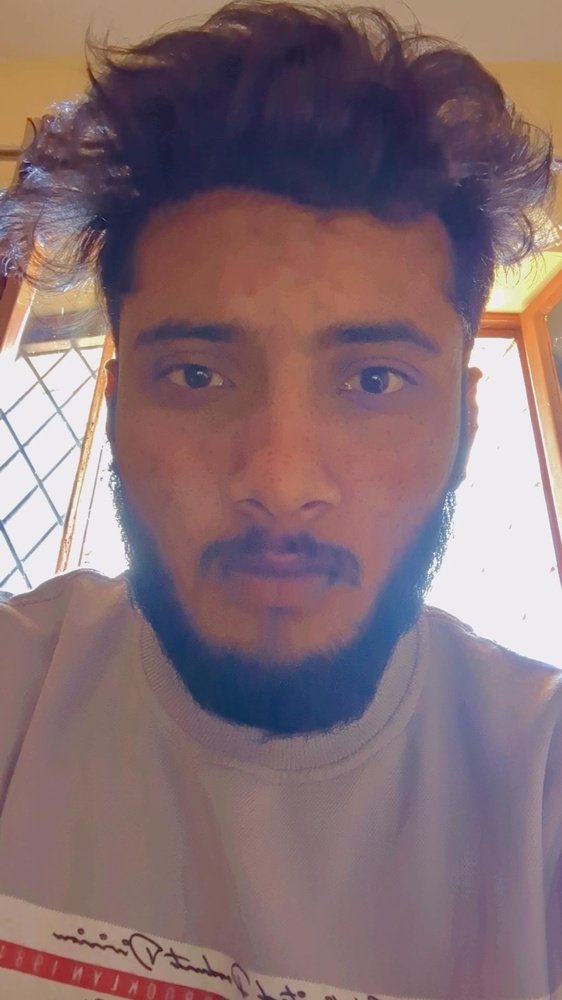
#> input picture image.jpg, 562 x 1000 px, shrunk from 1080 x 1920 before the run, found by its file name; the run also reads 2 pictures not shown here
$ jupyter execute robert.ipynb
#> lines starting #> are read from the running program, lines starting #| are printed output that depends on the picture
[cell 1]
import sys
import numpy as np
from scipy import ndimage
import matplotlib.pyplot as plt
from skimage import io

plt.rcParams['figure.figsize'] = [15, 10]

[cell 2]
roberts_cross_v = np.array( [[ 0, 0, 0 ],
                             [ 0, 1, 0 ],
                             [ 0, 0,-1 ]] )

roberts_cross_h = np.array( [[ 0, 0, 0 ],
                             [ 0, 0, 1 ],
                             [ 0,-1, 0 ]] )

[cell 3]
img = io.imread('F:\VS Code\Image Processing\image.jpg')
#> img is the input picture: shape (1000, 562, 3); mean R, G, B 133.9, 110.5, 115.6
img1 = img.astype('float64')
gray_img = np.dot(img1[...,:3], [0.2989, 0.5870, 0.1140])
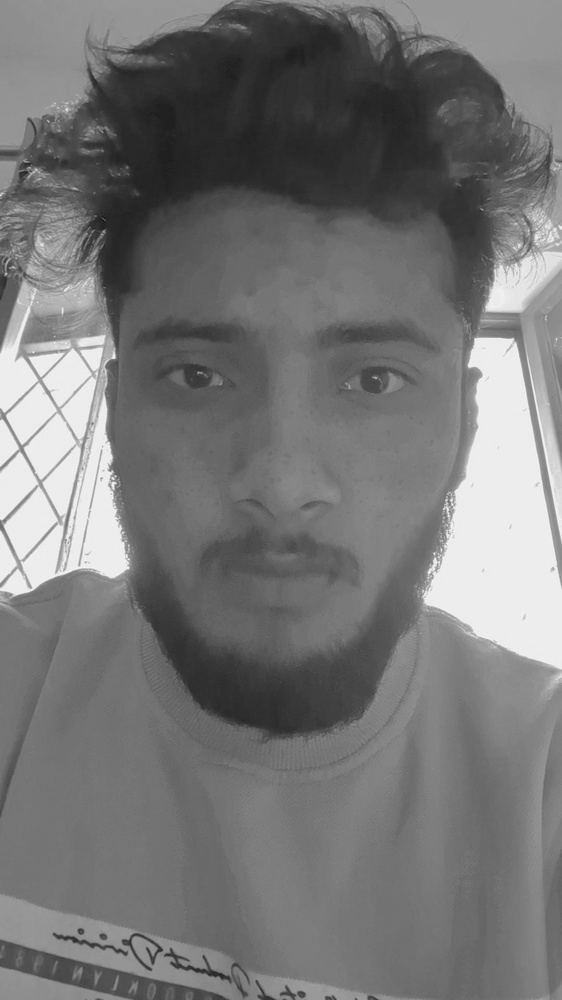
#> gray_img: shape (1000, 562) float64; min 21.89, max 248.6, mean 118.1
gray_img /= 255
vertical = ndimage.convolve( gray_img, roberts_cross_v )
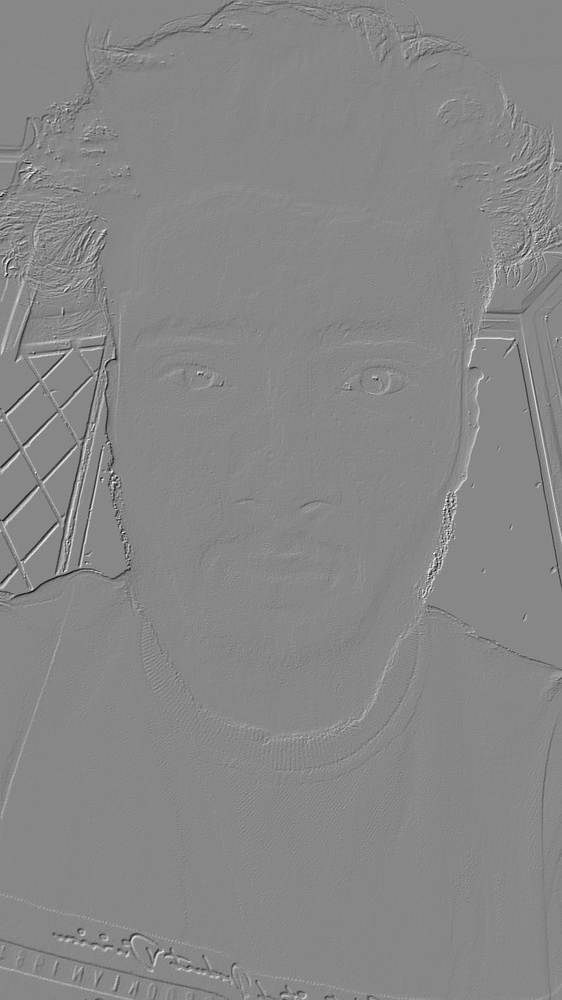
#> vertical: shape (1000, 562) float64; min -0.436, max 0.383, mean -6.25e-05; drawn with min black and max white
horizontal = ndimage.convolve( gray_img, roberts_cross_h )
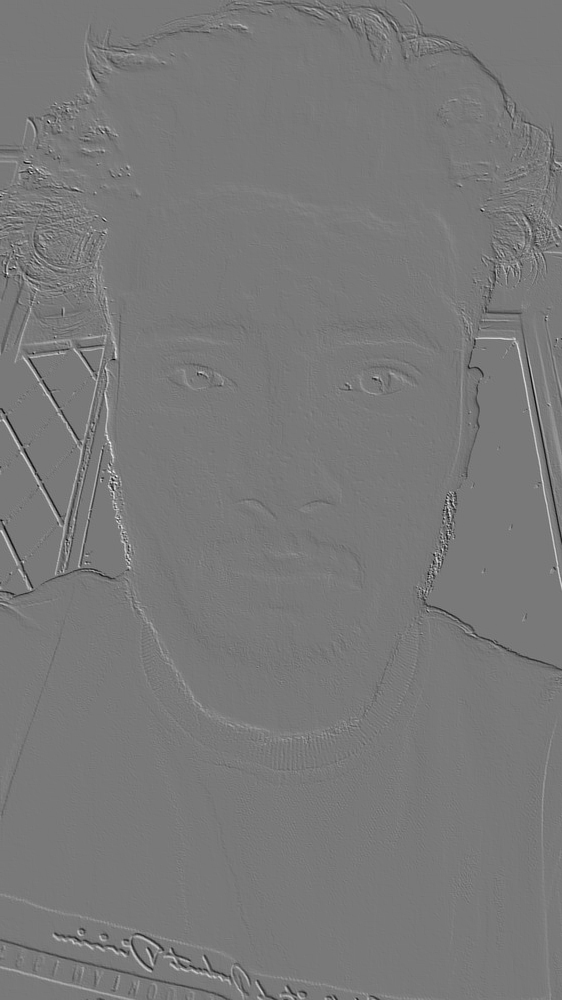
#> horizontal: shape (1000, 562) float64; min -0.41, max 0.451, mean -0.000162; drawn with min black and max white
edged_img = np.sqrt( np.square(horizontal) + np.square(vertical))
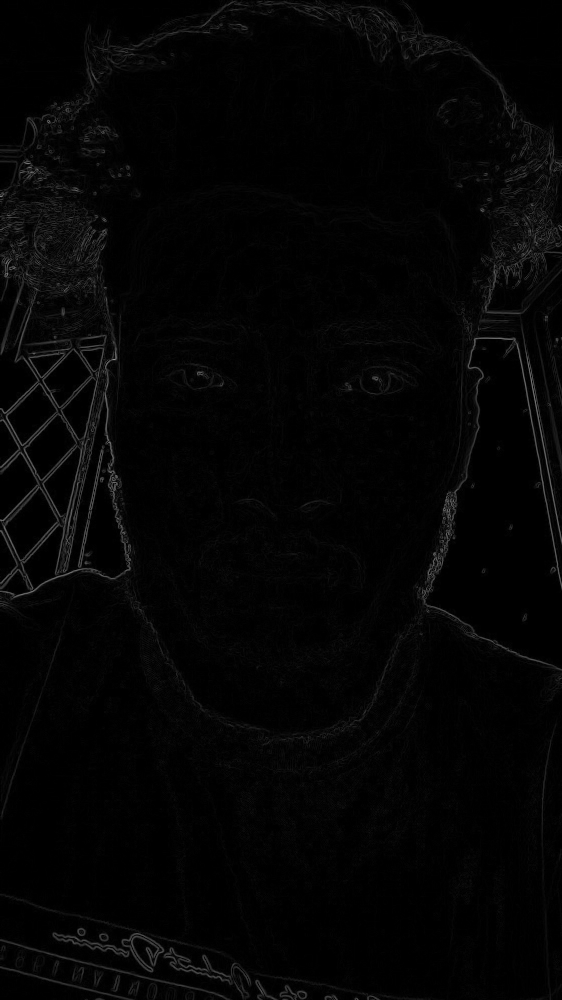
#> edged_img: shape (1000, 562) float64; min 0, max 0.565, mean 0.0186
plt.title('Original')
plt.imshow(img, cmap=plt.get_cmap('gray'))
plt.show()
plt.title('Roberts' )
plt.imshow(edged_img, cmap=plt.get_cmap('gray'))
plt.show()

[cell 4]
img = io.imread('F:\VS Code\Image Processing\gaussian_noice.jpg')
img1 = img.astype('float64')
gray_img = np.dot(img1[...,:3], [0.2989, 0.5870, 0.1140])
gray_img /= 255
vertical = ndimage.convolve( gray_img, roberts_cross_v )
horizontal = ndimage.convolve( gray_img, roberts_cross_h )
edged_img = np.sqrt( np.square(horizontal) + np.square(vertical))
plt.title('Gaussian_noise')
plt.imshow(img, cmap=plt.get_cmap('gray'))
plt.show()
plt.title('Roberts' )
plt.imshow(edged_img, cmap=plt.get_cmap('gray'))
plt.show()

[cell 5]
img = io.imread('F:\VS Code\Image Processing\pepper_noise.jpg')
img1 = img.astype('float64')
#> img1: shape (1000, 562) float64
vertical = ndimage.convolve( img1, roberts_cross_v )
horizontal = ndimage.convolve( img1, roberts_cross_h )
edged_img = np.sqrt( np.square(horizontal) + np.square(vertical))


plt.title('Pepper_noise')
plt.imshow(img1, cmap=plt.get_cmap('gray'))
plt.show()
plt.title('Roberts')
plt.imshow(edged_img, cmap=plt.get_cmap('gray'))
plt.show()
